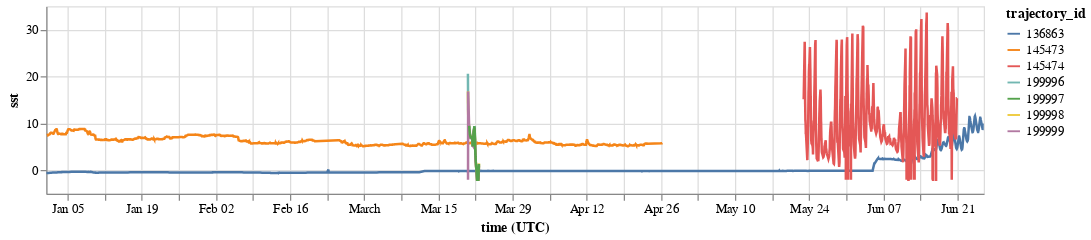

Notebook code for this chart:
### Code cell
ts = alt.Chart(dft[year].reset_index()).mark_line().encode(
    alt.X('time (UTC):T'),
    alt.Y('sst:Q'),
    alt.Color('trajectory_id:N')
).properties(
    width=750,
    height=150
).interactive()
ts

### Figure 1 — Vega-Lite specification as saved in the notebook (floating-point values rounded to 4 significant figures; data arrays with more than 128 entries replaced by an {"elided": "..."} marker saying what was removed)
{"config": {"view": {"continuousWidth": 400, "continuousHeight": 300}}, "data": {"name": "data-5ad025229ee75c2847ce18a70ab21047"}, "mark": "line", "encoding": {"color": {"type": "nominal", "field": "trajectory_id"}, "x": {"type": "temporal", "field": "time (UTC)"}, "y": {"type": "quantitative", "field": "sst"}}, "height": 150, "selection": {"selector001": {"type": "interval", "bind": "scales", "encodings": ["x", "y"]}}, "width": 750, "$schema": "https://vega.github.io/schema/vega-lite/v4.8.1.json", "datasets": {"data-5ad025229ee75c2847ce18a70ab21047": {"elided": "6542 records"}}}
